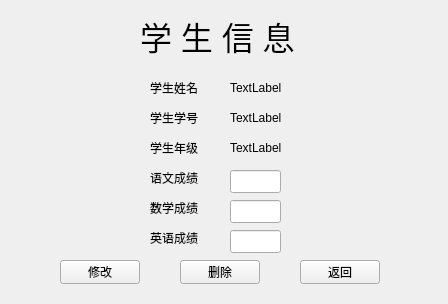
<?xml version="1.0" encoding="UTF-8"?>
<ui version="4.0">
 <class>StuInformation</class>
 <widget class="QWidget" name="StuInformation">
  <property name="geometry">
   <rect>
    <x>0</x>
    <y>0</y>
    <width>448</width>
    <height>304</height>
   </rect>
  </property>
  <property name="windowTitle">
   <string>Form</string>
  </property>
  <widget class="QLabel" name="label">
   <property name="geometry">
    <rect>
     <x>150</x>
     <y>80</y>
     <width>54</width>
     <height>16</height>
    </rect>
   </property>
   <property name="text">
    <string>学生姓名</string>
   </property>
  </widget>
  <widget class="QLabel" name="label_2">
   <property name="geometry">
    <rect>
     <x>150</x>
     <y>110</y>
     <width>54</width>
     <height>16</height>
    </rect>
   </property>
   <property name="text">
    <string>学生学号</string>
   </property>
  </widget>
  <widget class="QLabel" name="label_3">
   <property name="geometry">
    <rect>
     <x>150</x>
     <y>140</y>
     <width>54</width>
     <height>16</height>
    </rect>
   </property>
   <property name="text">
    <string>学生年级</string>
   </property>
  </widget>
  <widget class="QLabel" name="label_4">
   <property name="geometry">
    <rect>
     <x>150</x>
     <y>170</y>
     <width>54</width>
     <height>16</height>
    </rect>
   </property>
   <property name="text">
    <string>语文成绩</string>
   </property>
  </widget>
  <widget class="QLabel" name="label_5">
   <property name="geometry">
    <rect>
     <x>150</x>
     <y>200</y>
     <width>54</width>
     <height>16</height>
    </rect>
   </property>
   <property name="text">
    <string>数学成绩</string>
   </property>
  </widget>
  <widget class="QLabel" name="label_6">
   <property name="geometry">
    <rect>
     <x>150</x>
     <y>230</y>
     <width>54</width>
     <height>16</height>
    </rect>
   </property>
   <property name="text">
    <string>英语成绩</string>
   </property>
  </widget>
  <widget class="QLabel" name="label_7">
   <property name="geometry">
    <rect>
     <x>140</x>
     <y>-10</y>
     <width>161</width>
     <height>91</height>
    </rect>
   </property>
   <property name="font">
    <font>
     <pointsize>24</pointsize>
     <bold>false</bold>
    </font>
   </property>
   <property name="text">
    <string>学 生 信 息</string>
   </property>
  </widget>
  <widget class="QPushButton" name="changeButton">
   <property name="geometry">
    <rect>
     <x>60</x>
     <y>260</y>
     <width>80</width>
     <height>24</height>
    </rect>
   </property>
   <property name="text">
    <string>修改</string>
   </property>
  </widget>
  <widget class="QPushButton" name="deleteButton_2">
   <property name="geometry">
    <rect>
     <x>180</x>
     <y>260</y>
     <width>80</width>
     <height>24</height>
    </rect>
   </property>
   <property name="text">
    <string>删除</string>
   </property>
  </widget>
  <widget class="QPushButton" name="returnButton_3">
   <property name="geometry">
    <rect>
     <x>300</x>
     <y>260</y>
     <width>80</width>
     <height>24</height>
    </rect>
   </property>
   <property name="text">
    <string>返回</string>
   </property>
  </widget>
  <widget class="QLabel" name="label_name">
   <property name="geometry">
    <rect>
     <x>230</x>
     <y>80</y>
     <width>71</width>
     <height>16</height>
    </rect>
   </property>
   <property name="text">
    <string>TextLabel</string>
   </property>
  </widget>
  <widget class="QLabel" name="label_num">
   <property name="geometry">
    <rect>
     <x>230</x>
     <y>110</y>
     <width>71</width>
     <height>16</height>
    </rect>
   </property>
   <property name="text">
    <string>TextLabel</string>
   </property>
  </widget>
  <widget class="QLabel" name="label_grade">
   <property name="geometry">
    <rect>
     <x>230</x>
     <y>140</y>
     <width>71</width>
     <height>16</height>
    </rect>
   </property>
   <property name="text">
    <string>TextLabel</string>
   </property>
  </widget>
  <widget class="QLineEdit" name="lineEdit">
   <property name="geometry">
    <rect>
     <x>230</x>
     <y>170</y>
     <width>51</width>
     <height>23</height>
    </rect>
   </property>
  </widget>
  <widget class="QLineEdit" name="lineEdit_2">
   <property name="geometry">
    <rect>
     <x>230</x>
     <y>200</y>
     <width>51</width>
     <height>23</height>
    </rect>
   </property>
  </widget>
  <widget class="QLineEdit" name="lineEdit_3">
   <property name="geometry">
    <rect>
     <x>230</x>
     <y>230</y>
     <width>51</width>
     <height>23</height>
    </rect>
   </property>
  </widget>
 </widget>
 <resources/>
 <connections/>
</ui>
